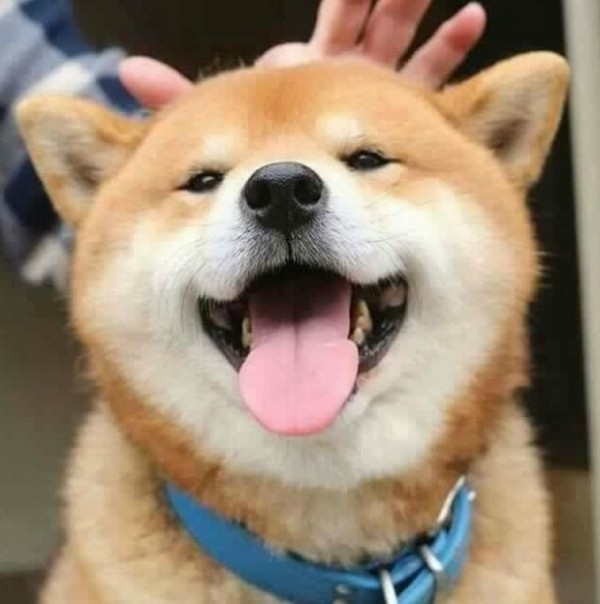
#> input picture shiba2.jpg, 600 x 604 px
$ jupyter execute --allow-errors 'Image Mosaic.ipynb'
#> lines starting #> are read from the running program, lines starting #| are printed output that depends on the picture
[cell 1]
import cv2
import os
import numpy as np
import matplotlib.pyplot as plt
from collections import defaultdict

[cell 2]
img = cv2.imread('./shiba2.jpg')
#> img is the input picture: shape (604, 600, 3); mean B, G, R 114.6, 135.6, 154.5
imgray = cv2.cvtColor(img,cv2.COLOR_BGR2GRAY)
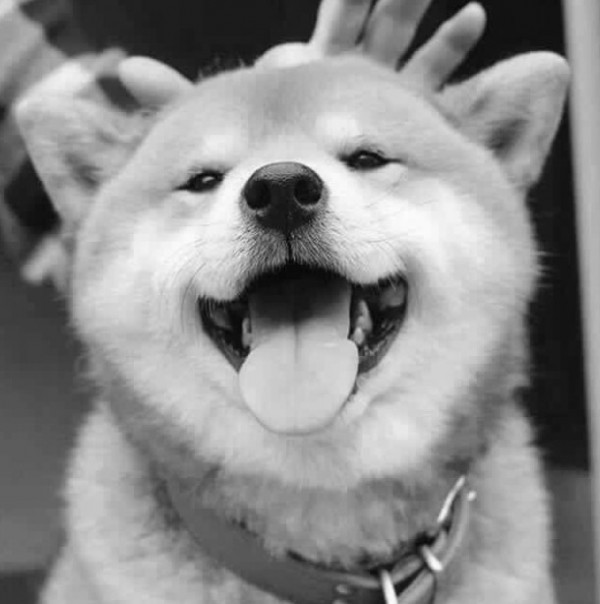
#> imgray: shape (604, 600); min 1, max 252, mean 138.9
# fx, fy가 작을 수록 픽셀이 더 크게 나뉨
imgray = cv2.resize(imgray,None,fx=0.15,fy=0.15)
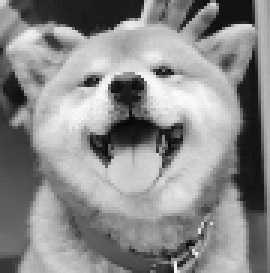
#> imgray: shape (91, 90) (shown 3 times larger); min 8, max 250, mean 138.8
print(imgray.shape)
#| (91, 90)
plt.figure(figsize=(20,20))
plt.imshow(imgray,'gray')

# MNIST로 이미지 모자이크하기

[cell 3]
from keras.datasets.mnist import load_data

#> (a cell that did not finish here is left out)

#> (a cell that did not finish here is left out)

#> (a cell that did not finish here is left out)

[cell 7]
img = cv2.normalize(imgray,None,120,245,cv2.NORM_MINMAX)
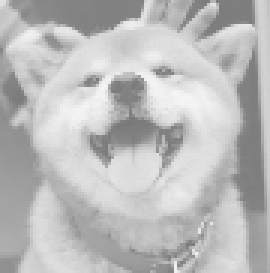
#> img: shape (91, 90) (shown 3 times larger); min 120, max 245, mean 187.5

plt.figure(figsize=(12,8))
plt.hist(img.flatten(),bins=50,log=True)
plt.show()
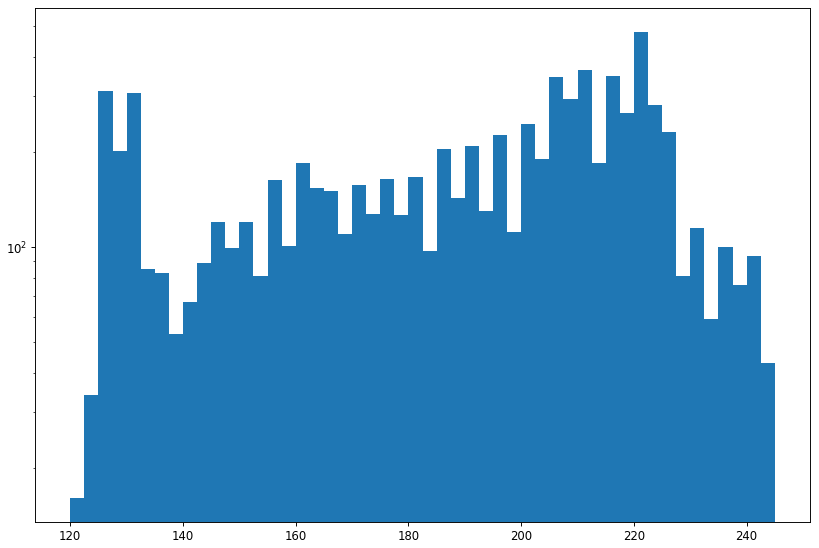
#> figure drawn by matplotlib, 1 panel; tallest bar 481 high, from x = 220 to 222.5

# 이미지 채우기

[cell 8]
h, w = img.shape
#> h = 91; w = 90

img_output = np.zeros((h*28,w*28), dtype=np.uint8)

#> (the rest of this cell did not finish here and is left out)

$ run again, with shiba.jpg copied over shiba2.jpg
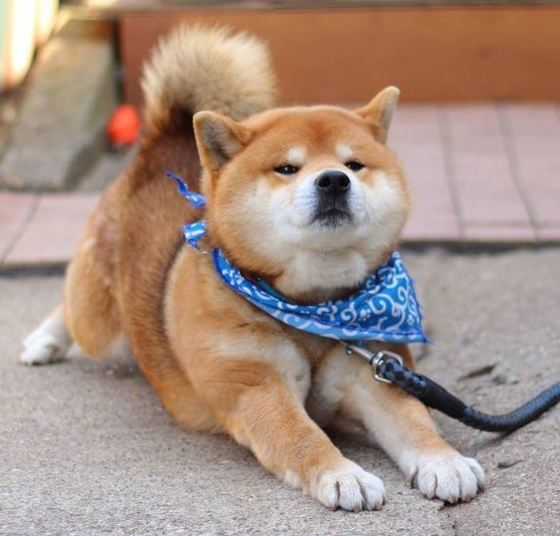
#> input picture shiba.jpg, 560 x 536 px
#> img is the input picture: shape (536, 560, 3); mean B, G, R 131, 143.3, 166.1
#| (80, 84)
#> `img = cv2.normalize(imgray,None,120,245,cv2.NORM_MINMAX)`:
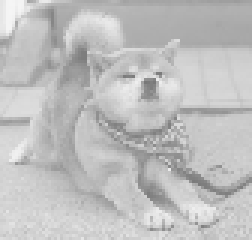
#> img: shape (80, 84) (shown 3 times larger); min 120, max 245, mean 191.3
#> `plt.show()`:
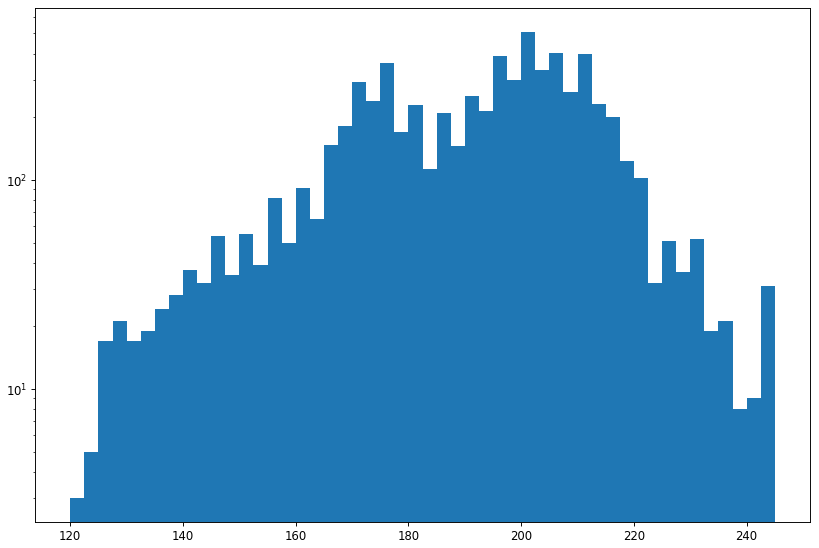
#> figure drawn by matplotlib, 1 panel; tallest bar 509 high, from x = 200 to 202.5

$ run again, with 스크린샷 2019-11-08 오후 8.47.55.jpg copied over shiba2.jpg
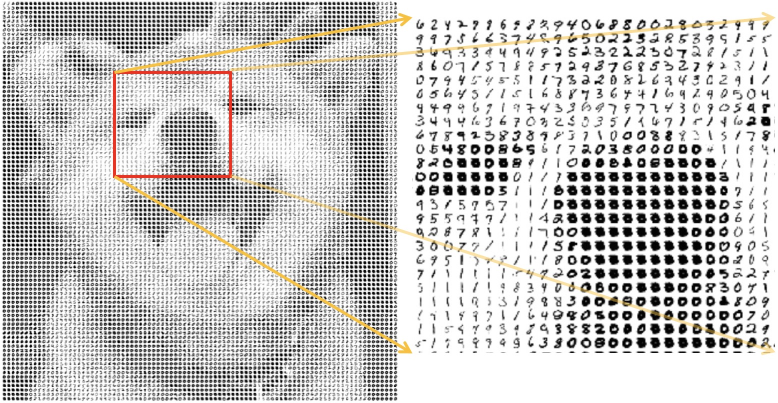
#> input picture 스크린샷 2019-11-08 오후 8.47.55.jpg, 1556 x 806 px (shown at 1/2 size)
#> img is the input picture: shape (806, 1556, 3); mean B, G, R 200.3, 201.9, 203.3
#| (121, 233)
#> `img = cv2.normalize(imgray,None,120,245,cv2.NORM_MINMAX)`:
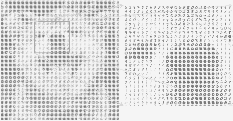
#> img: shape (121, 233); min 120, max 245, mean 219.2
#> `plt.show()`:
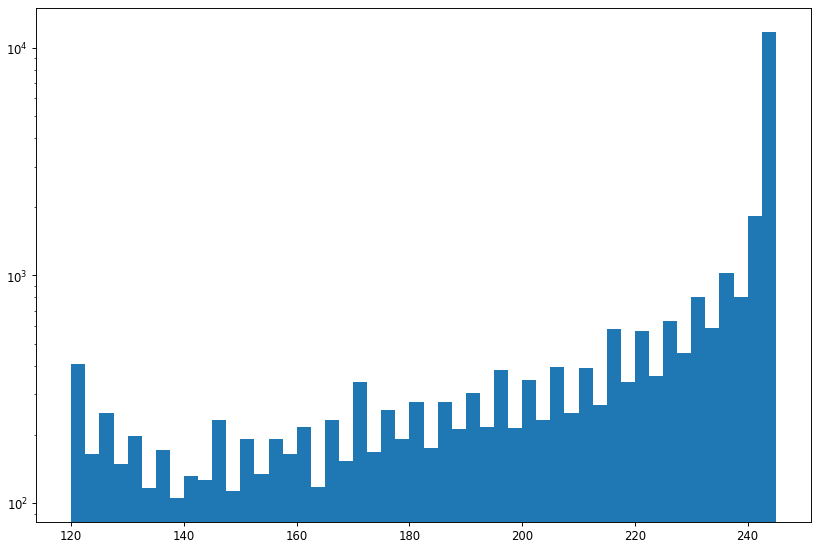
#> figure drawn by matplotlib, 1 panel; tallest bar 11747 high, from x = 242.5 to 245
